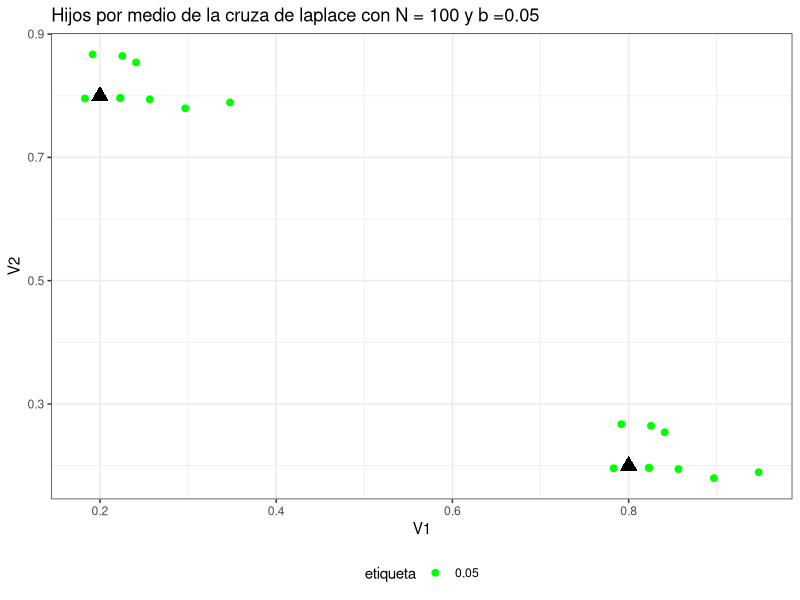
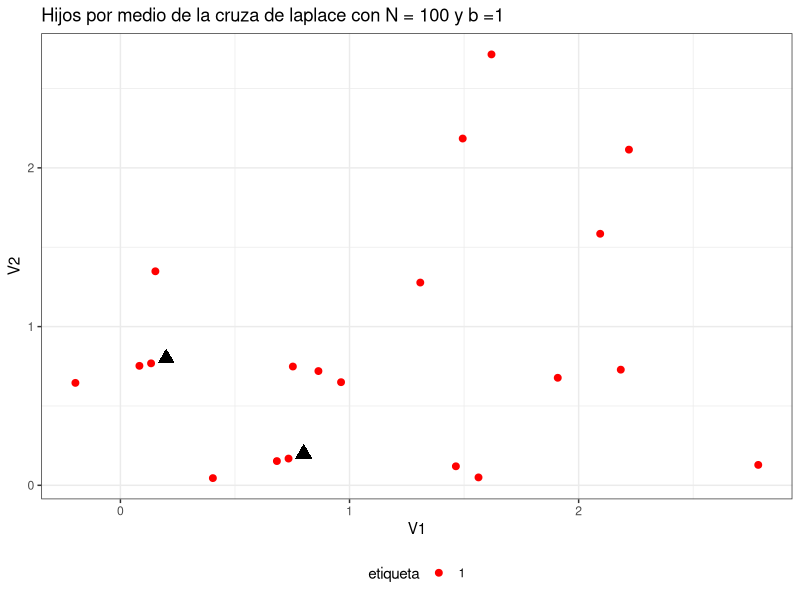
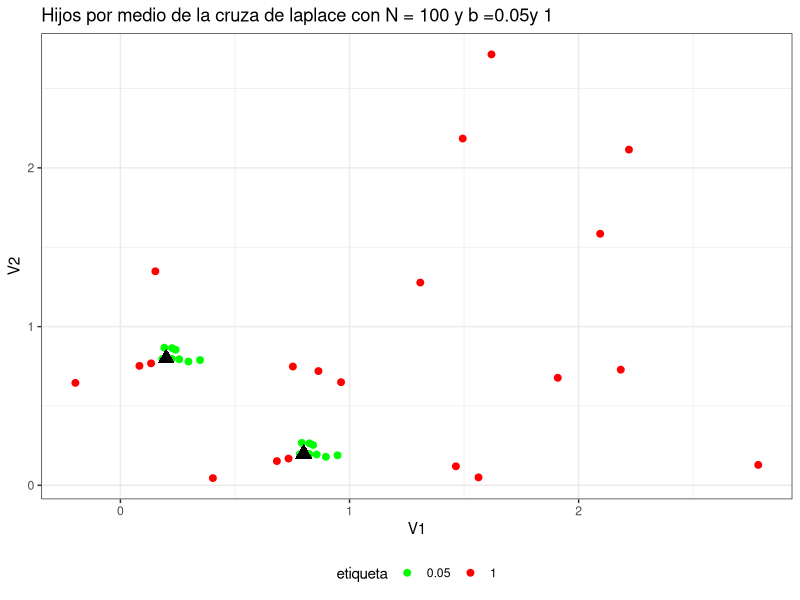
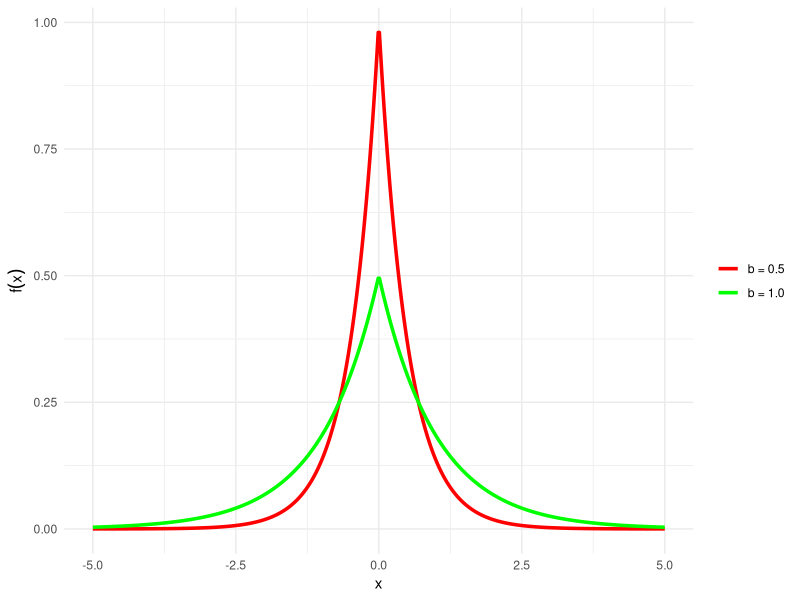

Reproduce these figures in R, in order.
rm(list=ls())

# Función para generar beta con la nueva fórmula
generar_beta <- function(a, b) {
  u <- runif(1)
  if (u <= 0.5) {
    return(a - b * log(u))
  } else {
    return(a + b * log(u))
  }
}

#### Padres en 2D ####

padre1 <- c(0.2, 0.8)
padre2 <- c(0.8, 0.2)

# Parámetros
a <- 0 # parametro alfa centrado en 0
b <- c(0.05,1) # Valor propuesto de b 
N <- 10  # Número de hijos

#### Proceso resumido ####

# Matriz para almacenar a los hijos con operador de Laplace
# Hijos laplace 2 para b[1]
hijos_laplace1 <- matrix(NA, nrow = 2*N, ncol = 2)
for (i in 1:N) {
  # Generar el beta para la componente X y para la componente Y
  beta_x <- generar_beta(a, b[1])
  beta_y <- generar_beta(a, b[1])
  # Índices para los dos hijos
  idx1 <- (i - 1) * 2 + 1
  idx2 <- idx1 + 1
  # Hijo 1 (desde padre1)
  hijos_laplace1[idx1, 1] <- padre1[1] + beta_x * abs(padre1[1] - padre2[1])
  hijos_laplace1[idx1, 2] <- padre1[2] + beta_y * abs(padre1[2] - padre2[2])
  # Hijo 2 (desde padre2)
  hijos_laplace1[idx2, 1] <- padre2[1] + beta_x * abs(padre1[1] - padre2[1])
  hijos_laplace1[idx2, 2] <- padre2[2] + beta_y * abs(padre1[2] - padre2[2])
}

# Hijos laplace 2 para b[2]
hijos_laplace2 <- matrix(NA, nrow = 2*N, ncol = 2)
for (i in 1:N) {
  # Generar el beta para la componente X y para la componente Y
  beta_x <- generar_beta(a, b[2])
  beta_y <- generar_beta(a, b[2])
  # Índices para los dos hijos
  idx1 <- (i - 1) * 2 + 1
  idx2 <- idx1 + 1
  # Hijo 1 (desde padre1)
  hijos_laplace2[idx1, 1] <- padre1[1] + beta_x * abs(padre1[1] - padre2[1])
  hijos_laplace2[idx1, 2] <- padre1[2] + beta_y * abs(padre1[2] - padre2[2])
  # Hijo 2 (desde padre2)
  hijos_laplace2[idx2, 1] <- padre2[1] + beta_x * abs(padre1[1] - padre2[1])
  hijos_laplace2[idx2, 2] <- padre2[2] + beta_y * abs(padre1[2] - padre2[2])
}



#### Acomodar los datos ####
etiqueta = factor(rep(c(b),each = 2*N))
hijos = rbind.data.frame(hijos_laplace1,hijos_laplace2)
hijos$etiqueta = etiqueta
padres = rbind.data.frame(padre1,padre2)
names(padres) = c("V1","V2")

#### Gráficar con ggplot2 ####
library(ggplot2)
# Gráficar cuando el parametro es pequeño
ggplot(hijos[etiqueta==etiqueta[1],],aes(x = V1,
                                         y = V2,
                                         color = etiqueta)) + 
  geom_point(size = 2) +
  theme_bw() + 
  theme(legend.position = "bottom") +
  geom_point(data = padres, aes(x = V1, y = V2), 
             shape = 17,  # Código para triángulos
             size = 4,    # Tamaño más grande
             color = "black")+
  scale_color_manual(values = c("green")) + 
  ggtitle(paste0("Hijos por medio de la cruza de laplace con N = 100 y b =",b[1]))


# Gráficar cuando el parametro es alto
ggplot(hijos[etiqueta==unique(etiqueta)[2],],aes(x = V1,
                                                 y = V2,
                                                 color = etiqueta)) + 
  geom_point(size = 2) +
  theme_bw() + 
  theme(legend.position = "bottom") +
  geom_point(data = padres, aes(x = V1, y = V2), 
             shape = 17,  # Código para triángulos
             size = 4,    # Tamaño más grande
             color = "black")+
  scale_color_manual(values = c("red")) + 
  ggtitle(paste0("Hijos por medio de la cruza de laplace con N = 100 y b =",b[2]))


## Gráficar cuando ambos se comparan ##
ggplot(hijos,aes(x = V1,
                 y = V2,
                 color = etiqueta)) + 
  geom_point(size = 2) +
  theme_bw() + 
  theme(legend.position = "bottom") +
  geom_point(data = padres, aes(x = V1, y = V2), 
             shape = 17,  
             size = 4,    
             color = "black")  +
  scale_color_manual(values = c("green","red")) + 
  ggtitle(paste0("Hijos por medio de la cruza de laplace con N = 100 y b =",
                 b[1], "y ",b[2]))



#### Gráfico de densidad Laplaciana ####

library(ggplot2)
# Crear data frame
x <- seq(-5, 5, length.out = 500)
df <- data.frame(
  x = rep(x, 2),
  fx = c(
    (1 / (2 * 1.0)) * exp(-abs(x - 0) / 1.0),
    (1 / (2 * 0.5)) * exp(-abs(x - 0) / 0.5)
  ),
  b = factor(rep(c("b = 1.0", "b = 0.5"), each = length(x)))
)

# Graficar
ggplot(df, aes(x = x, y = fx, color = b)) +
  geom_line(size = 1.2) +
  scale_color_manual(values = c("red", "green")) +
  labs(x = "x", y = expression(f(x))) +
  theme_minimal() +
  theme(legend.title = element_blank())





